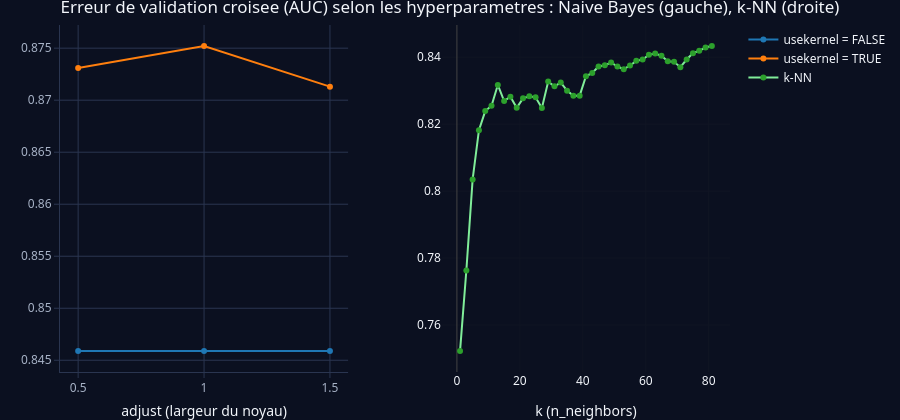

Notebook cell for this chart:
### Markdown cell above
**Visualiser l'erreur selon les hyperparametres.** Pour le Naive Bayes, on trace l'**AUC de validation croisee**
selon `adjust` (largeur du noyau) et `usekernel` ; pour le k-NN, selon `k`. On y lit le compromis biais-variance :
un `k` trop petit sur-apprend, un `k` trop grand sous-apprend ; le pic de chaque courbe donne la valeur retenue.

### Code cell
# Naive Bayes : AUC (CV) selon 'adjust', une courbe par 'usekernel'
nb_res <- nb_fit$results
p_nb <- plot_ly()
for (uk in unique(nb_res$usekernel)) {
  d <- aggregate(ROC ~ adjust, data = nb_res[nb_res$usekernel == uk, ], FUN = max)
  p_nb <- add_trace(p_nb, data = d, x = ~adjust, y = ~ROC, type = "scatter",
                    mode = "lines+markers", name = paste("usekernel =", uk))
}
p_nb <- layout(p_nb, xaxis = list(title = "adjust (largeur du noyau)"),
               yaxis = list(title = "AUC (CV)"))

# k-NN : AUC (CV) selon k
p_knn <- plot_ly(knn_fit$results, x = ~k, y = ~ROC, type = "scatter",
                 mode = "lines+markers", name = "k-NN",
                 line = list(color = pick_color(3))) %>%
  layout(xaxis = list(title = "k (n_neighbors)"), yaxis = list(title = "AUC (CV)"))

subplot(p_nb, p_knn, nrows = 1, titleX = TRUE, margin = 0.07) %>%
  layout(title = "Erreur de validation croisee (AUC) selon les hyperparametres : Naive Bayes (gauche), k-NN (droite)") %>%
  apply_dark_theme(height = 420)

### Figure 1 — Plotly figure (JSON) as saved in the notebook; plotly's stock layout.template omitted (floating-point values rounded to 4 significant figures)
{"data": [{"error_x": {"color": "rgba(31,119,180,1)"}, "error_y": {"color": "rgba(31,119,180,1)"}, "line": {"color": "rgba(31,119,180,1)"}, "marker": {"color": "rgba(31,119,180,1)", "line": {"color": "rgba(31,119,180,1)"}}, "mode": "lines+markers", "name": "usekernel = FALSE", "type": "scatter", "x": [0.5, 1, 1.5], "xaxis": "x", "y": [0.8459, 0.8459, 0.8459], "yaxis": "y"}, {"error_x": {"color": "rgba(255,127,14,1)"}, "error_y": {"color": "rgba(255,127,14,1)"}, "line": {"color": "rgba(255,127,14,1)"}, "marker": {"color": "rgba(255,127,14,1)", "line": {"color": "rgba(255,127,14,1)"}}, "mode": "lines+markers", "name": "usekernel = TRUE", "type": "scatter", "x": [0.5, 1, 1.5], "xaxis": "x", "y": [0.8731, 0.8752, 0.8713], "yaxis": "y"}, {"error_x": {"color": "rgba(44,160,44,1)"}, "error_y": {"color": "rgba(44,160,44,1)"}, "line": {"color": "#80ed99"}, "marker": {"color": "rgba(44,160,44,1)", "line": {"color": "rgba(44,160,44,1)"}}, "mode": "lines+markers", "name": "k-NN", "type": "scatter", "x": [1, 3, 5, 7, 9, 11, 13, 15, 17, 19, 21, 23, 25, 27, 29, 31, 33, 35, 37, 39, 41, 43, 45, 47, 49, 51, 53, 55, 57, 59, 61, 63, 65, 67, 69, 71, 73, 75, 77, 79, 81], "xaxis": "x2", "y": [0.7523, 0.7763, 0.8035, 0.8182, 0.8239, 0.8255, 0.8317, 0.8269, 0.8282, 0.8249, 0.8277, 0.8283, 0.828, 0.8248, 0.8327, 0.8313, 0.8324, 0.83, 0.8285, 0.8285, 0.8343, 0.8353, 0.8372, 0.8376, 0.8384, 0.8372, 0.8364, 0.8375, 0.8389, 0.8393, 0.8407, 0.8411, 0.8404, 0.8388, 0.8386, 0.837, 0.8393, 0.8412, 0.8419, 0.8429, 0.8433], "yaxis": "y2"}], "layout": {"annotations": [], "colorway": ["#4cc9f0", "#ff6b6b", "#ffd166", "#80ed99", "#c77dff", "#f4a261", "#90e0ef", "#e9c46a"], "font": {"color": "#f3f6fb", "family": "Segoe UI, Arial"}, "height": 420, "hoverlabel": {"bgcolor": "#121a2b", "font": {"color": "#f3f6fb"}}, "hovermode": "closest", "images": [], "legend": {"bgcolor": "rgba(0,0,0,0)", "font": {"color": "#f3f6fb"}}, "margin": {"b": 40, "l": 60, "r": 10, "t": 25}, "paper_bgcolor": "#0b1020", "plot_bgcolor": "#0b1020", "shapes": [], "showlegend": true, "title": "Erreur de validation croisee (AUC) selon les hyperparametres : Naive Bayes (gauche), k-NN (droite)", "xaxis": {"anchor": "y", "automargin": true, "domain": [0, 0.43], "gridcolor": "#2a3550", "linecolor": "#2a3550", "tickcolor": "#2a3550", "tickfont": {"color": "#a8b3c7"}, "title": "adjust (largeur du noyau)", "zerolinecolor": "#2a3550"}, "xaxis2": {"anchor": "y2", "automargin": true, "domain": [0.57, 1], "title": "k (n_neighbors)"}, "yaxis": {"anchor": "x", "automargin": true, "domain": [0, 1], "gridcolor": "#2a3550", "linecolor": "#2a3550", "tickcolor": "#2a3550", "tickfont": {"color": "#a8b3c7"}, "zerolinecolor": "#2a3550"}, "yaxis2": {"anchor": "x2", "automargin": true, "domain": [0, 1]}}}
